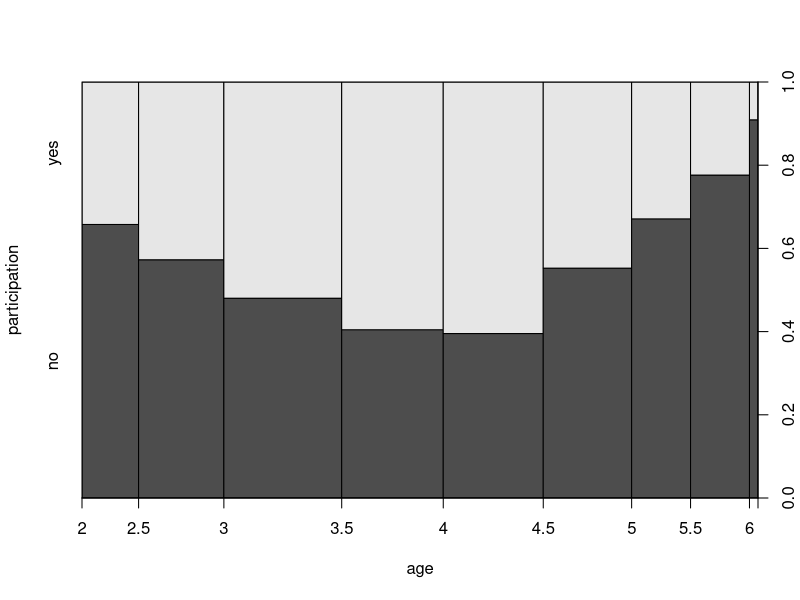
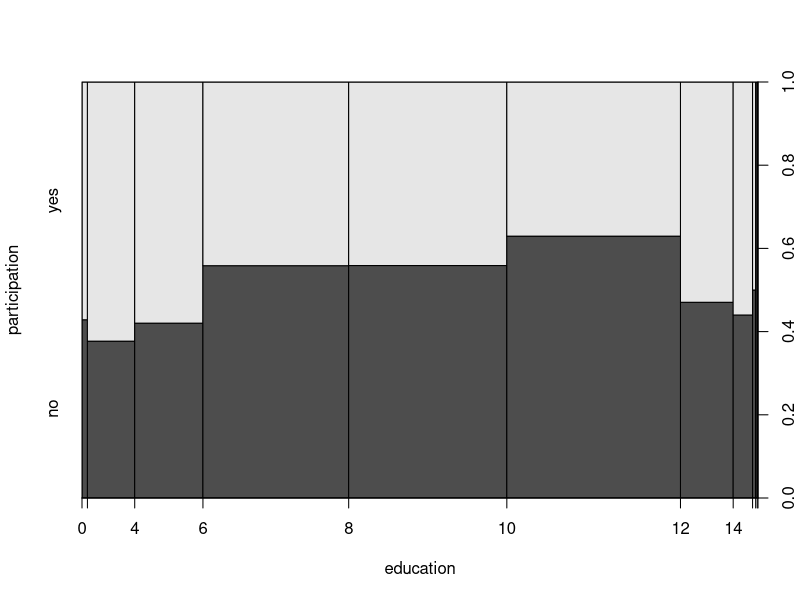
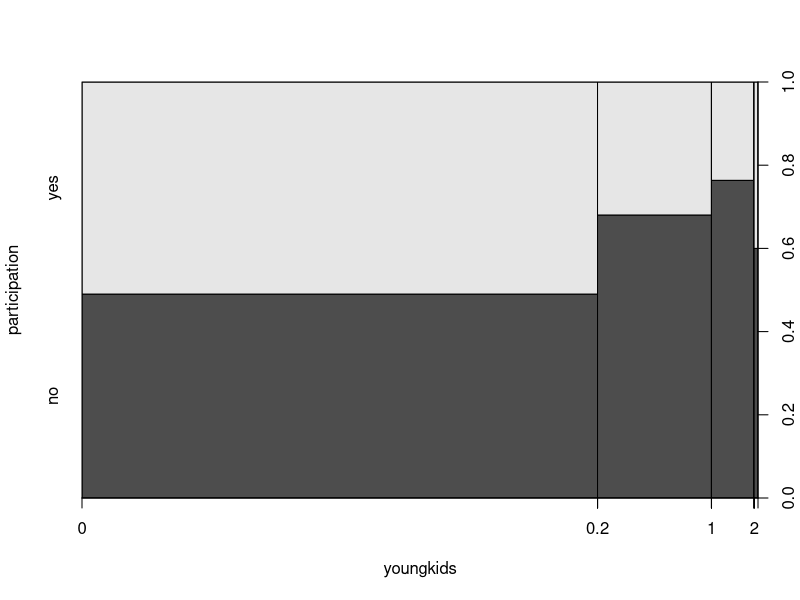
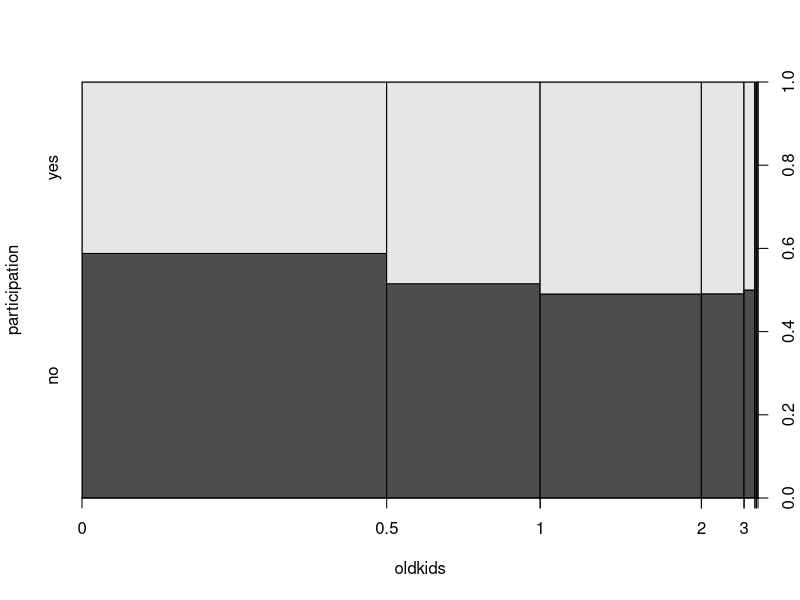
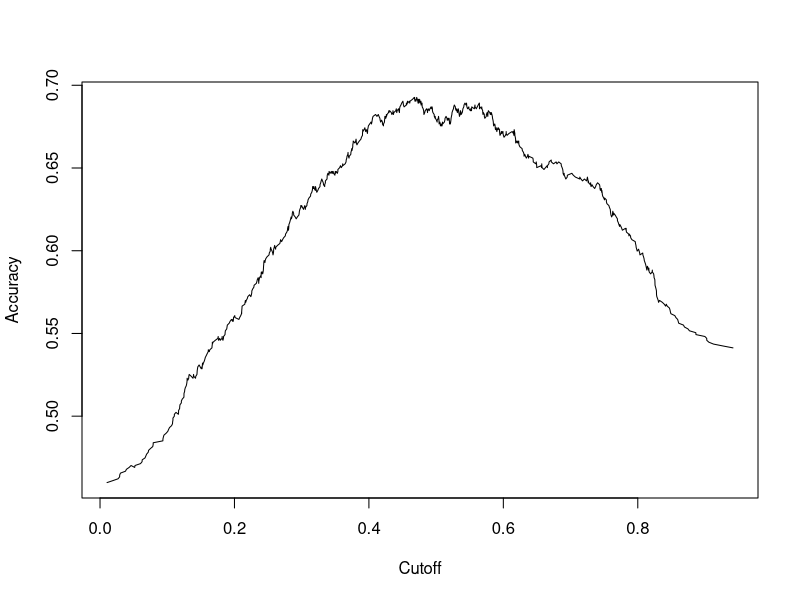
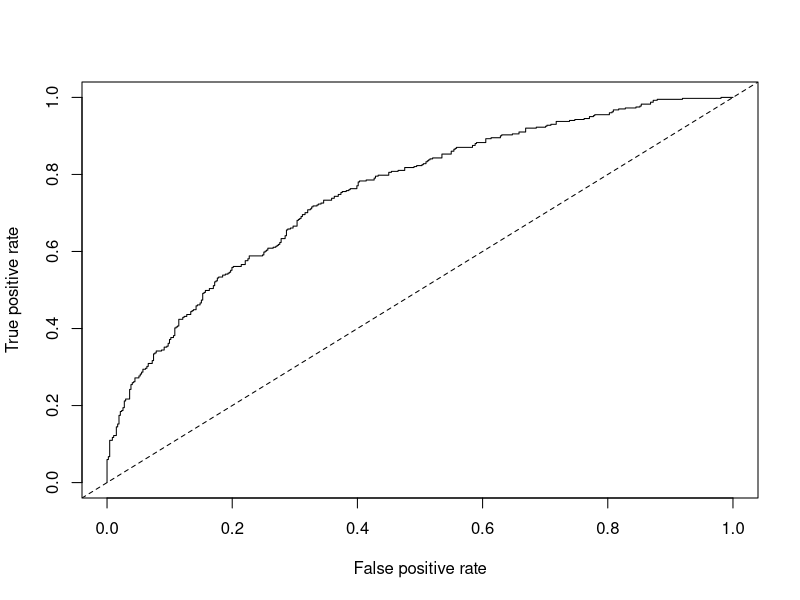

Here is the R script that generated these plots, in order:
# 5.2 Binary Dependent Variables
# Applied Econometrics with R

# Created: 17-Mar-2015
# Updated: 17-Mar-2015

#===========
# Libraries
#===========
library(AER)
library(stats)
library(plyr)
library(ROCR)

#====================================================
# Female labour force participation in Switzerland
#====================================================

# Import df 'SwissLabor'
data('SwissLabor')

# Define equation
yxb_swiss <- participation ~ . + I(age^2)

# Define model
swiss_probit <- glm(yxb_swiss, data = SwissLabor, family = binomial(link = 'probit'))

# Coefficient estimates
summary(swiss_probit)

#===============
# Visualization
#===============

# Spinograms
plot(participation ~ age, data = SwissLabor, ylevels = 2:1)
plot(participation ~ education, data = SwissLabor, ylevels = 2:1)
plot(participation ~ youngkids, data = SwissLabor, ylevels = 2:1)
plot(participation ~ oldkids, data = SwissLabor, ylevels = 2:1)

#=========
# Effects
#=========

# Average of sample marginal effects
fav <- mean(dnorm(predict(swiss_probit, type = 'link')))
fav*coef(swiss_probit)

# Average marginal effects
# Note: In this case, it is preferable to report average 
#       effects for all levels of the factors, averaging only 
#       over continuous regressors.
av <- colMeans(SwissLabor[, -c(1, 7)])
av <- data.frame(rbind(swiss = av, foreign = av), foreign = factor(c('no', 'yes')))
av <- predict(swiss_probit, newdata = av, type = 'link')
av <- dnorm(av)
av['swiss']*coef(swiss_probit)[-7]
av['foreign']*coef(swiss_probit)[-7]

#================================
# Goodness of fit and prediction
#================================

# McFadden's pseudo-R^2
swiss_probit0 <- update(swiss_probit, formula = . ~ 1)
mcf <- 1 - as.vector(logLik(swiss_probit)/logLik(swiss_probit0))

# Predicted values
prop.table(table(true = SwissLabor$participation, pred = round(fitted(swiss_probit))), 2)

# Receiver oprating characteristic (ROC)
pred <- prediction(fitted(swiss_probit), SwissLabor$participation)
plot(performance(pred, 'acc'))
plot(performance(pred, 'tpr', 'fpr'))
abline(0, 1, lty = 2)

#===========================
# Residuals and diagnostics
#===========================

# Sum of squares
deviance(swiss_probit) # or;
sum(residuals(swiss_probit, type = 'deviance')^2)
sum(residuals(swiss_probit, type = 'pearson')^2)

# Analysis of deviance
coeftest(swiss_probit, vcov = sandwich)

# Other standard tests for nested models:
# waldtest()
# linear.hypothesis()
# coeftest()

# Note: sandwich gives the usual regression output with 
#       robustified standard errors and t statistics. However, 
#       sandwich estimates are much more useful and less 
#       controversial in Poisson regressions.

#===========================
# Quasi-complete separation
#===========================

# Note: This section discusses problems that occasionally 
#       arise with probit and logit regressions.

# The goal is to study the deterrent effect of capital 
# punishment in the United States of America in 1950 utilizing 
# the MurderRates data taken from Maddala (2001).

# Import df 'MurderRates'
data('MurderRates')

# Define equation
yxb_murder <- 
  I(executions > 0) ~ time + income + noncauc + lfp + southern

# Define model
murder_logit <-
  glm(
    yxb_murder, 
    data = MurderRates, 
    family = binomial
    )

# Note: calling glm() results in a warning message according 
# to which some fitted probabilities are numerically 
# identical to zero or one.

# Coefficient estimates
summary(murder_logit)

# Coefficient estimates with robust standard errors
# Note: Std. error of southernyes is suspiciously large (2872.2)
coeftest(murder_logit)

# Define equation
murder_logit2 <- 
  glm(
    yxb_murder,
    data = MurderRates,
    family = binomial,
    control = list(
      epsilon = 1e-15,
      maxit = 50,
      trace = FALSE
    )
  )

# Coefficient estimates with robust standard errors
# Note: Std. error of southernyes doubled despite 
#       restrictions on default settings of IWLS algorithm.
coeftest(murder_logit2)

# For the problem at hand, the change in the coefficient 
# on southern already indicates that this variable alone 
# is responsible for the effect.
table(I(MurderRates$executions > 0), MurderRates$southern)
